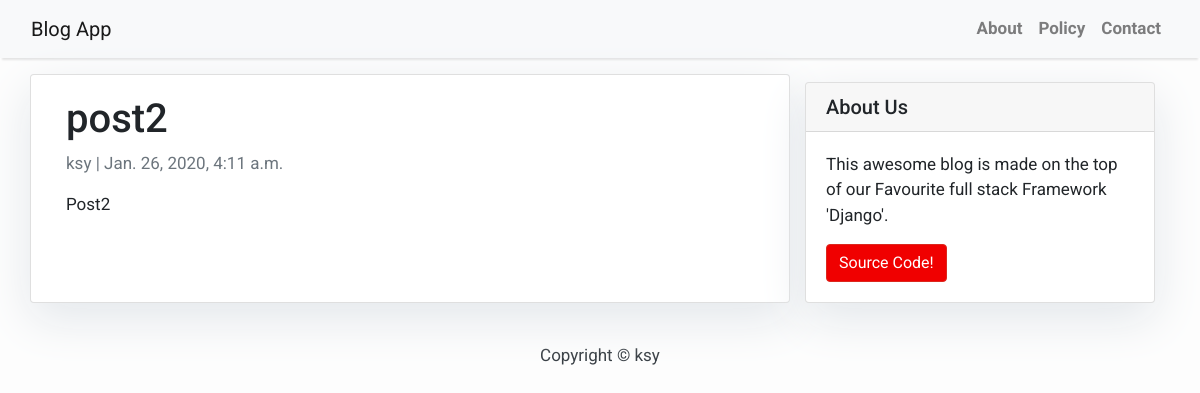
The app's page /post2/ with its own data.
### blog/models.py (models this page shows, shortened)
class Post(models.Model):
    title = models.CharField(max_length=200, unique=True)
    slug = models.SlugField(max_length=200, unique=True)
    author = models.ForeignKey(User, on_delete=models.CASCADE, related_name="blog_posts")
    updated_on = models.DateTimeField(auto_now = True)
    content = models.TextField()
    created_on = models.DateTimeField(auto_now_add = True)
    status = models.IntegerField(choices=STATUS, default=0)
    class Meta:
        ordering: ['-created_on']

### blog/views.py (the view)
# urls.py: path('<slug:slug>/', views.PostDetail.as_view(), name='post_detail'),
class PostDetail(generic.DetailView):
    model = Post
    template_name = 'post_detail.html'

### templates/post_detail.html
{% extends 'base.html' %}
{% block content %}
<div class="container">
  <div class="row">
    <div class="col-md-8 card mb-4  mt-3 left  top">
      <div class="card-body">
        <h1>{% block title %} {{ object.title }} {% endblock title %}</h1>
        <p class=" text-muted">{{ post.author }} | {{ post.created_on }}</p>
        <p class="card-text ">{{ object.content | safe }}</p>
      </div>
    </div>
    {% block sidebar %} {% include 'sidebar.html' %} {% endblock sidebar %}
  </div>
</div>
{% endblock content %}

### templates/base.html (style rules this page uses)
body { font-family: "Roboto", sans-serif; font-size: 17px; background-color: #fdfdfd; }

### templates/sidebar.html (style rules this page uses)
.card { box-shadow: 0 16px 48px #E3E7EB; }

### records on screen
Post: title "post2", author "ksy", created_on "Jan. 26, 2020, 4:11 a.m.", content "Post2"
